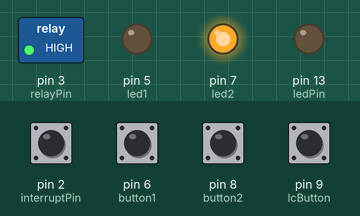
Simulated run of this sketch. Board: Arduino Uno, built with avr-gcc and run on an emulated ATmega328P. On the bench: switched loads named in the sketch (green lamp = pin HIGH), output pins drawn as LEDs (lit = HIGH). The test bench sets the inputs (shaded band); at power-on: pin 6 (button1), pin 8 (button2), pin 9 (lcButton) HIGH, pin 2 (interruptPin) LOW. EEPROM starts erased.

Above: at 5.5 s.
5.6 s: pin 6 (button1) pulled LOW for 3.2 s
At 9.4 s:
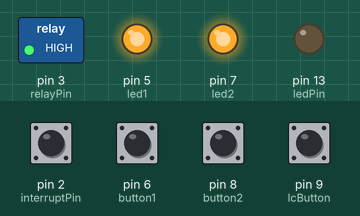
10.3 s: pin 8 (button2) pulled LOW for 0.15 s
At 10.7 s:
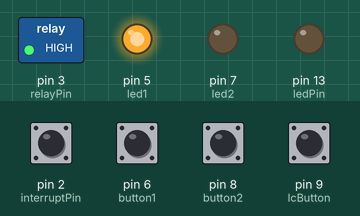
13.4 s: pin 8 (button2) pulled LOW for 1 s
At 14.3 s:
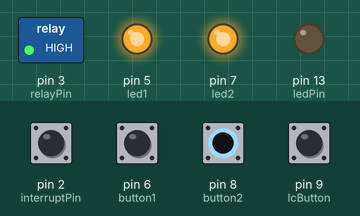
16.5 s: pin 6 (button1) pulled LOW for 0.15 s
At 17.0 s:
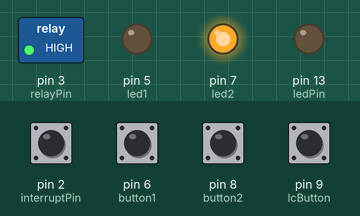
Timing chart, 0 to 19.1 s (numbered marks = the images above; inputs shaded):
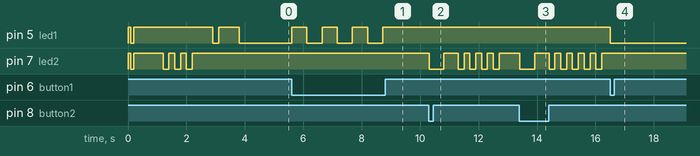

Measured:
- after the input at 5.6 s, pin 5 (led1): alternates HIGH for 0.52 s and LOW for 0.52 s, 7 changes in all, then stays HIGH, starting at once
- after the input at 10.3 s, pin 7 (led2): goes LOW 0.50 s, HIGH 0.50 s, 3 × (LOW 0.20 s, HIGH 0.20 s), LOW 0.20 s, then HIGH, starting at once
- after the input at 13.4 s, pin 7 (led2): goes LOW 0.50 s, HIGH 0.50 s, 4 × (LOW 0.20 s, HIGH 0.20 s), LOW 0.20 s, then HIGH, starting at once
- after the input at 16.5 s, pin 5 (led1): HIGH → LOW at once

The sketch:

rpm_rev.ino
```cpp
#include <EEPROM.h>

const byte ledPin = 13;
const byte interruptPin = 2;
const byte relayPin = 3;
const byte led1 = 5;
const byte button1 = 6;
const byte led2 = 7;
const byte button2 = 8;
const byte lcButton = 9;

volatile byte state = LOW;
byte enabled = false;
int lastStart = 0;
int lastEnd = 0;
int betweenStarts = 0;
int betweenEnd = 0;
int pulseWidth = 0; // Pulse width of the pulse.
float rpm = 0;
float rpmEnds = 0;
float rpmAverage = 0;
float rpmEndsAverage = 0;

volatile int lastFall;
volatile int betweenFalls;
volatile float rpmFalls = 0;
volatile float rpmFallsAverage = 0;

float revLimitRpm = 3000; // initial RPM value, will be overwritten if EEPROM contains old value.
int rpmSmoothingConst = 10;
int responseDelay = 20; // 20 - fast
int returnDelay = 20; // delay between spark cut and start, magnified with cutHarshnessFactor.
float revLimitSafetyOffset = 1000; // rpm above rev limit where spark is default allowed, helps for in case handbrake is pulled at speed.

int cutHarshnessFactor = 1;

// EEPROM stuff:
int eeRevLimitAddress = 0;
int eeRevHarshnessAddress = eeRevLimitAddress + sizeof(float);

//
/*
 * IGT Signal:
 *
 *
 *          dwell   advance    10*  TDC
 * ______|---------|_______/___/____/
 *   low    high     low
 *
 */

void setup() {
  Serial.begin(115200);
  // SETUP PINS:
  pinMode(ledPin, OUTPUT);
  pinMode(interruptPin, INPUT); // or INPUT_PULLUP
  pinMode(relayPin, OUTPUT);
  // Set up IO buttons / leds
  pinMode(led1, OUTPUT);
  pinMode(led2, OUTPUT);
  pinMode(button1, INPUT_PULLUP);
  pinMode(button2, INPUT_PULLUP);
  // Launch control button, enables LC momentarily:
  pinMode(lcButton, INPUT_PULLUP);
  // Setup Interrupts
  attachInterrupt(digitalPinToInterrupt(interruptPin), intFalling, FALLING);
  // Allow ignition by default
  digitalWrite(relayPin, HIGH); // allow ignition.

  // Play starting chime / sequence with whatever RPM is set:
  startFlash(1);

  delay(1000);

  // Read last Rev limit setting from EEPROM:
  readRevLimit();

  // Read last stored harshness:
  readHarshness();

  // Display both settings back to user:
  displayCurrentRevLimit();
  delay(500);
  displayCurrentHarshness();
  delay(500);

  // Enable by default:
  enableSystem();

}

void readRevLimit(){
  float f = 0;
  EEPROM.get(eeRevLimitAddress, f);
  if (f > 0){
    revLimitRpm = f;
  }
}

void saveRevLimit(){
  EEPROM.put(eeRevLimitAddress, revLimitRpm);
}

void readHarshness(){
  int f = 0;
  EEPROM.get(eeRevHarshnessAddress, f);
  if (f > 0){
    cutHarshnessFactor = f;
  }
}

void saveHarshness(){
  EEPROM.put(eeRevHarshnessAddress, cutHarshnessFactor);
}

void startFlash(int noFlashes){

  for (int i = 0; i < noFlashes; i++){
      digitalWrite(led1, HIGH);
      digitalWrite(led2, HIGH);
      delay(100);
      digitalWrite(led1, LOW);
      digitalWrite(led2, LOW);
      delay(100);
  }

  digitalWrite(led1, HIGH);
  digitalWrite(led2, HIGH);

}

void loop() {

  // Enable/Disable system based on button press:
  if (enabled == false && digitalRead(button1) == LOW){
    enableSystem();
  } else if (enabled == true && digitalRead(button1) == LOW){
    disableSystem();
  }

  // only check for mode changes is the system is not active.
  if (enabled == false && digitalRead(button2) == LOW){
    changeMode();
  }

  // If the system is enabled and the LC button is being held, then limit revs:
  if (enabled == true && digitalRead(lcButton) == HIGH){
    if (rpmFallsAverage >= revLimitRpm && rpmFallsAverage < revLimitRpm + revLimitSafetyOffset){
      cutSpark();
      delay(returnDelay * cutHarshnessFactor);
      allowSpark();

    }
    else{
      allowSpark();
    }
  }
  else {

  }


  delay(responseDelay);

}

void cutSpark(){
  digitalWrite(relayPin, LOW);
  digitalWrite(led2, LOW);
}

void allowSpark(){
  digitalWrite(relayPin, HIGH);
    digitalWrite(led2, HIGH);
}

void enableSystem(){
    enabled = true;
    digitalWrite(led1, LOW);
    delay(500);
}

void disableSystem(){
    enabled = false;
    digitalWrite(led1, HIGH);
    delay(500);
}

void displayCurrentHarshness(){
  for (int i = 0; i < cutHarshnessFactor; i++){
    digitalWrite(led1, LOW);
    delay(200);
    digitalWrite(led1, HIGH);
    delay(200);
  }
}

void displayCurrentRevLimit(){
  for (int i = 0; i < revLimitRpm / 1000; i++){
    digitalWrite(led2, LOW);
    delay(200);
    digitalWrite(led2, HIGH);
    delay(200);
  }
}

void changeCutHarshness(){
  // Change the cutHarshnessFactor to delay the spark cut for longer (make more jerky rev limiter = more flames)
  cutHarshnessFactor = cutHarshnessFactor + 1;
  if (cutHarshnessFactor > 5){
    cutHarshnessFactor = 1;
  }
  // Now visually display set cut harshness limit:
  displayCurrentHarshness();
  // Save this setting to EEPROM.
  saveHarshness();

}

void changeMode(){
  // change the mode from whatever it was before.
  digitalWrite(led2, LOW);
  delay(500);
  digitalWrite(led2, HIGH); // turn off
  delay(500);
  // Check if the button is being held:
  if (digitalRead(button2) == LOW){
    // button is being held, change cut mode:
    return changeCutHarshness();
  }
  // Now set new revlimit:
  revLimitRpm = revLimitRpm + 1000;
  if (revLimitRpm > 5000){
    revLimitRpm = 2000;
  }
  // Now visually display rev limit:
  displayCurrentRevLimit();
  // Save rev limit:
  saveRevLimit();
}

void intFalling(){
  // we know the IGT line has fallen from High->Low
  // It's important to note that at 7500 rpm, the falling gap (between falling edges) should never be below 4ms.
  betweenFalls = millis() - lastFall; // measure time between this and the last fall.
  lastFall = millis();
  if (betweenFalls >= 4 && betweenFalls <= 300){
    // calculate rpm, since 2 pulses = 1 revolution of the crank. 1/(pulse gap) = pulses per second
    // Since 2 pulses occur per revolution, rpm = 2(pulses per second). 60/2 = 30. If using ms as units, it becomes 30,000.
    rpmFalls = (float) 30000.0 / betweenFalls;
    rpmFallsAverage = (float) ( rpmFallsAverage * (rpmSmoothingConst - 1) + rpmFalls ) /rpmSmoothingConst;
  }

}

void intChanged() {
  state = digitalRead(interruptPin);
  if (state == HIGH){
    betweenStarts = micros() - lastStart;
    lastStart = micros();
    // rpm = (float) -125.0 * ((betweenStarts / 1000.0) - 30.4); // old calculation with fitting.
    rpm = (float) 30000.0 / (betweenStarts / 1000.0);
    rpmAverage = ( rpmAverage * (rpmSmoothingConst - 1) + rpm ) /rpmSmoothingConst;     // it requires a few loops for average to get near "a"
  }

  if (state == LOW){
    betweenEnd = micros() - lastEnd;
    lastEnd = micros();
    pulseWidth = micros() - lastStart;
    rpmEnds = (float) 30000.0 / (betweenEnd / 1000.0);
    rpmEndsAverage = ( rpmEndsAverage * (rpmSmoothingConst - 1) + rpmEnds ) /rpmSmoothingConst;
  }
}
```
